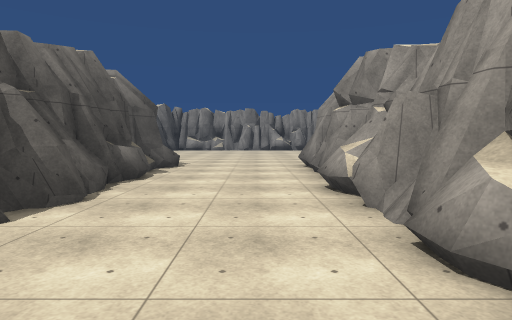
view 1 (above)

24 first-person views from a walk through a Unity game level. The camera is 1.5 m above the floor, tilts 4° down and sees 75° across. The floor is counted in squares, 2 m on a side. Each view is taken from the middle of a square. On the plan, view 1 faces up. The plan holds only what a view shows up to about 11 squares ahead; the rest is blank. The place goes on beyond the plan. Surface patterns are stand-ins for the level's own textures.

view 2
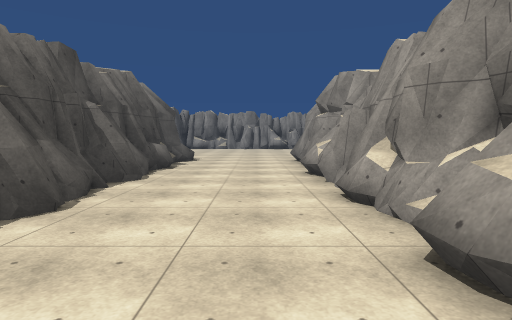

view 3
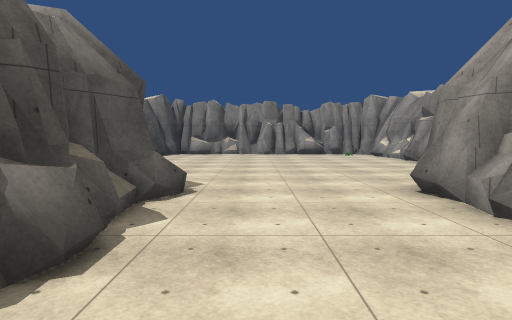

view 4
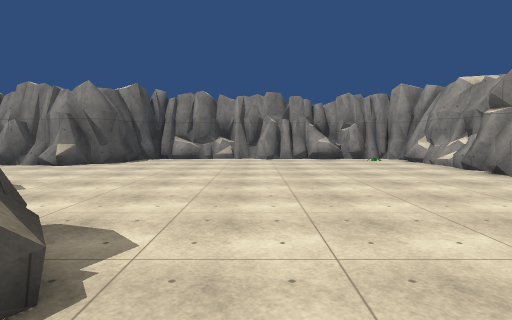

view 5
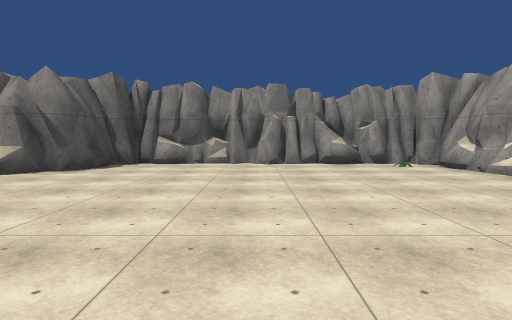

view 6
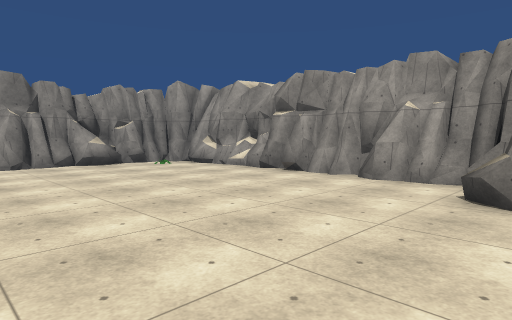

view 7
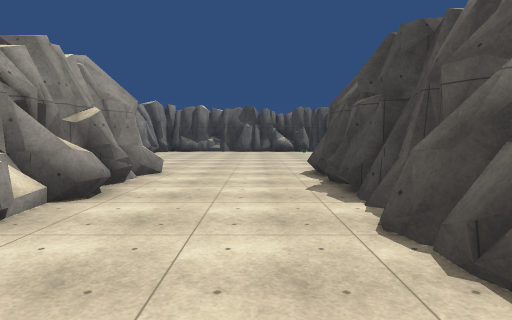

view 8
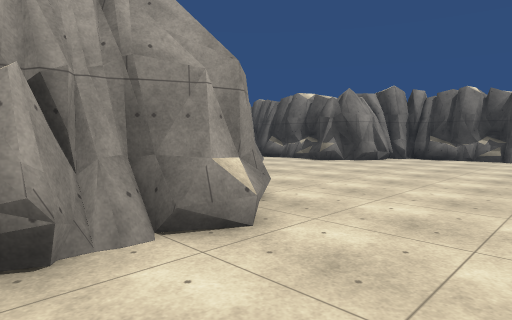

view 9
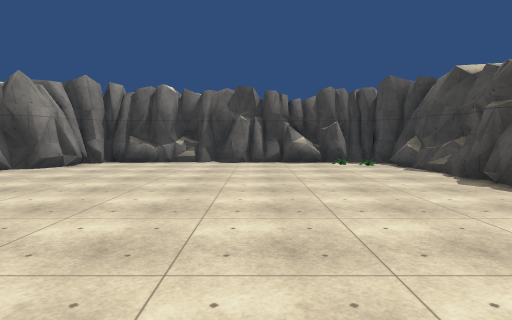

view 10
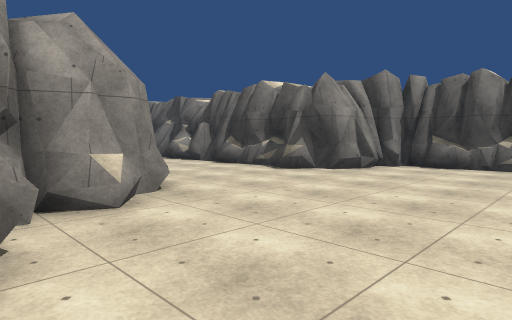

view 11
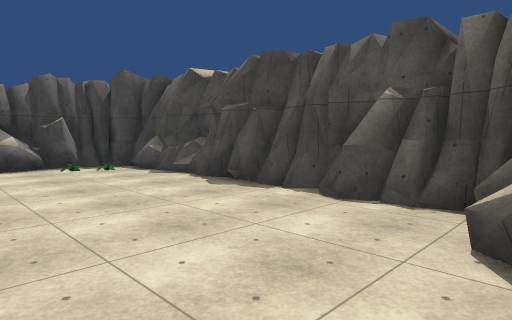

view 12
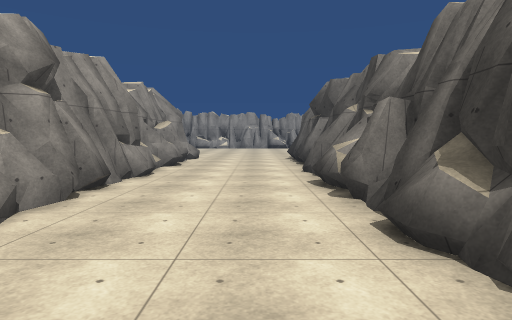

view 13
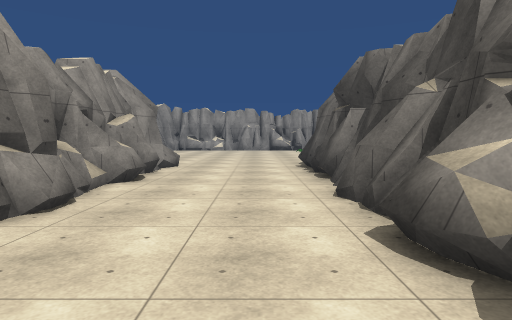

view 14
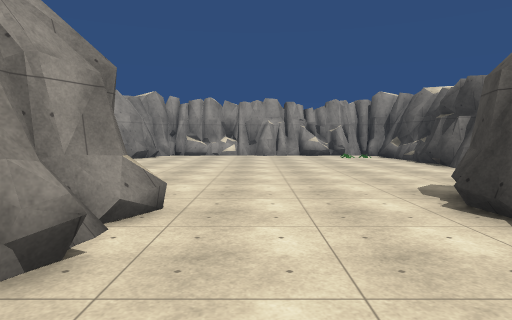

view 15
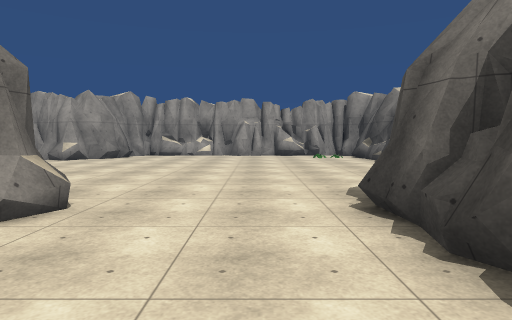

view 16
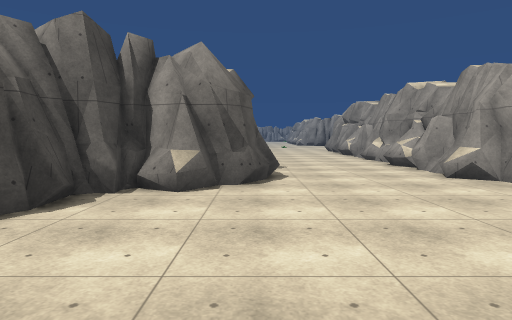

view 17
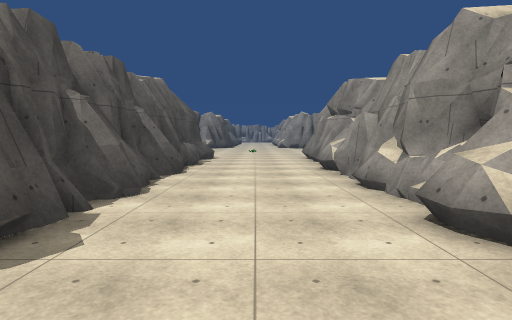

view 18
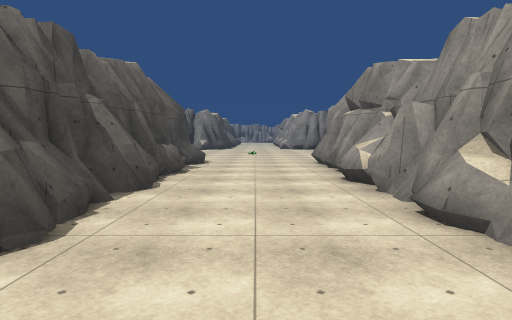

view 19
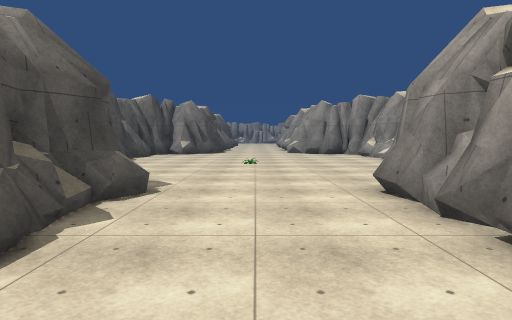

view 20
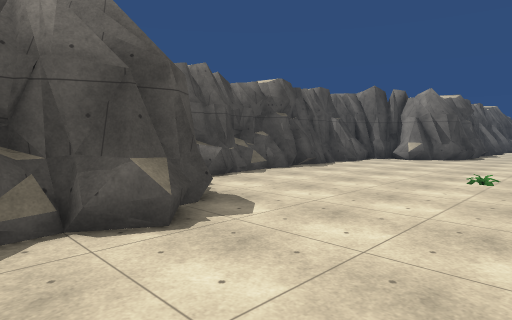

view 21
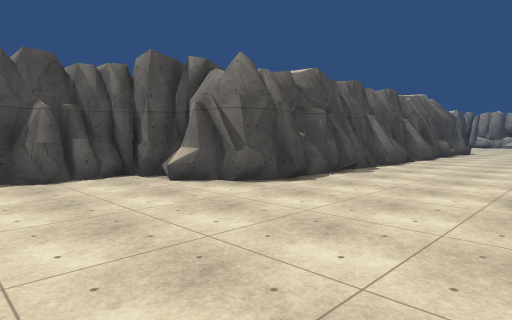

view 22
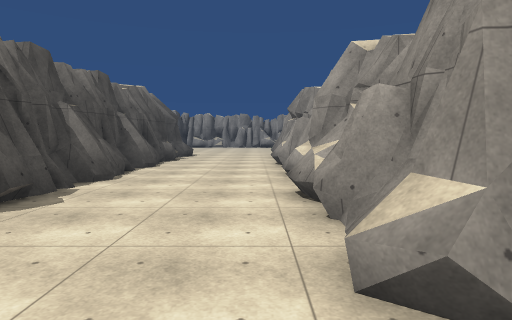

view 23
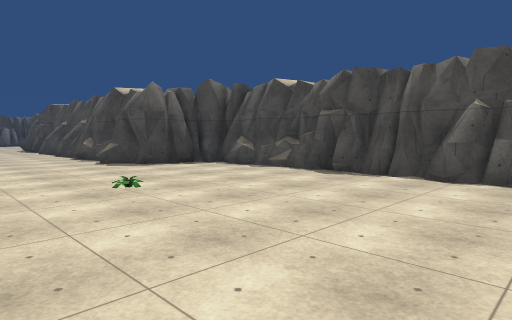

view 24
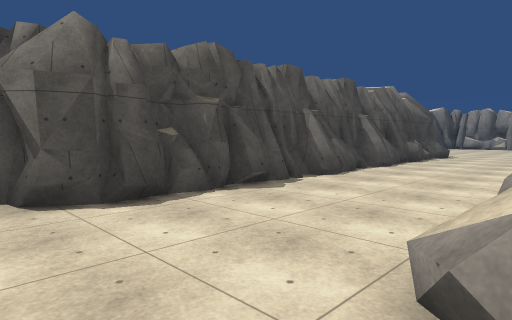

### Floor plan
Key: @ floor where view 1 was taken; # wall or solid block; . main floor; : floor 0.5 m higher than the main floor; / step, stairs or slope; = window, fence, low wall or low ledge; ^ raised ledge.
Columns run from 5 left of view 1 to 24 right of it. Each row starts with its distance up from view 1.
 29                          #...#
 28                          #...#
 27                          #...#
 26                          #...#
 25                          #...#
 24                          #...#
 23                          #...:
 22                          #...^
 21                          #...#
 20                          #...#
 19 ##########             ###....
 18 #....#^.##            ##^.....
 17 #........#            ##......
 16 .........#            #.......
 15 .........#            #.......
 14 .........#            #.......
 13 .........#            #..../..
 12 .........#            #.......
 11  ........#            ##......
 10   ......^#            ##......
  9   #....#               ##....#
  8   ##...#                ##...#
  7   #....#                ##...#
  6   #....#                 #...#
  5   #...##                 #...#
  4   #....#                 #...#
  3   #...##                 #...#
  2   #...##                 #...#
  1   #....#                 #...#
  0   #..@##                 #...#
 -1   #....#                 #...#
 -2   #...##                 #...#
 -3  ##...^#                ##...#
 -4 ##.....###            ###.....
 -5 #........##           ##......
 -6 #.........#  ##########.......
 -7 #..................^#^........
 -8 #.............................
 -9 #.............................
-10 :.........^...#^..............
-11 #........##############.......
-12 #= ......#              ......
-13 ######:###                ####

Positions as (right, up) in squares from view 1, and headings:
1: (0, 0), facing up
2: (0, -2), facing up
3: (-1, 4), facing up
4: (-1, 7), facing up
5: (-1, 9), facing up
6: (-2, 9), facing up-right
7: (-1, 4), facing down
8: (-1, -1), facing down-right
9: (-1, -3), facing down
10: (0, -4), facing down-right
11: (-1, -4), facing down-left
12: (5, -9), facing right
13: (8, -9), facing right
14: (13, -8), facing right
15: (13, -9), facing right
16: (20, -9), facing up
17: (22, -3), facing up
18: (22, -1), facing up
19: (22, 4), facing up
20: (23, 7), facing up-left
21: (24, 15), facing up-left
22: (23, 18), facing up
23: (24, 18), facing down-left
24: (24, 18), facing up-left
